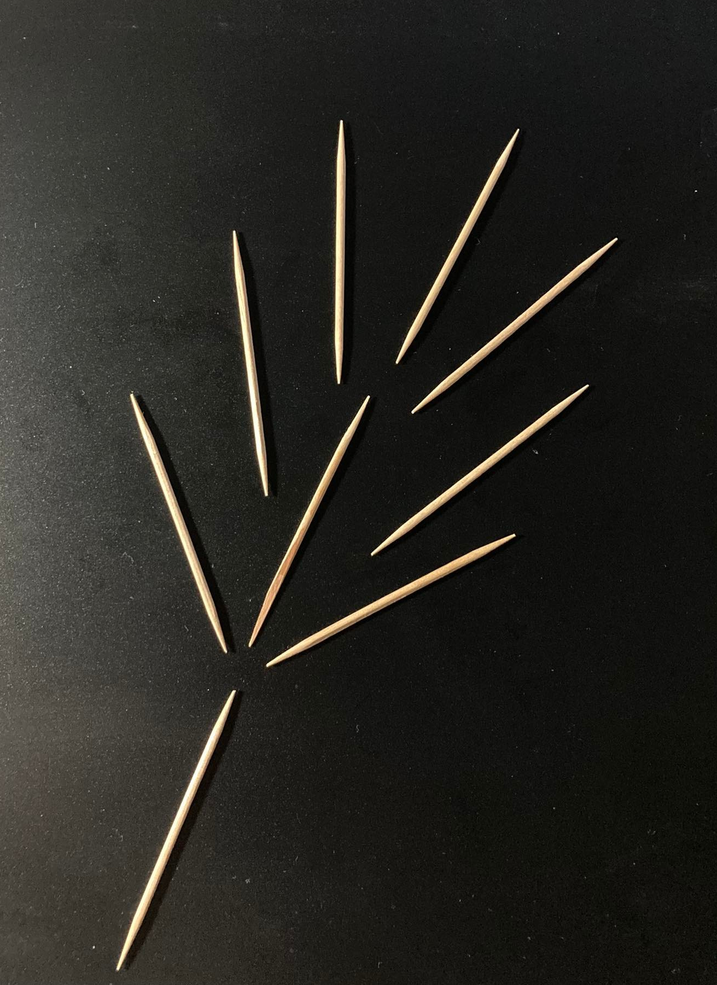
#> input picture Pictures/palcika6.png, 717 x 985 px, shrunk from 1311 x 1801 before the run
$ python LineFinder.py
#> lines starting #> are read from the running program, lines starting #| are printed output that depends on the picture; after the words box and inside, x2 and y2 are one past the last pixel; in counts of white or black regions, pixels touching at a corner belong together
import cv2
import numpy as np
import math


def LineFinder(picture):
    # kep beolvasasa:
#> called with picture = './Pictures/palcika6.png'
    img = cv2.imread(picture, cv2.IMREAD_COLOR)
#> img is the input picture: shape (985, 717, 3); mean B, G, R 33.3, 38.2, 39.3

    # atlagolo szures:
    noisesrc = cv2.blur(img, (5, 5))

    # eldetektalas:
    edges = cv2.Canny(noisesrc, 50, 200, None, 3)
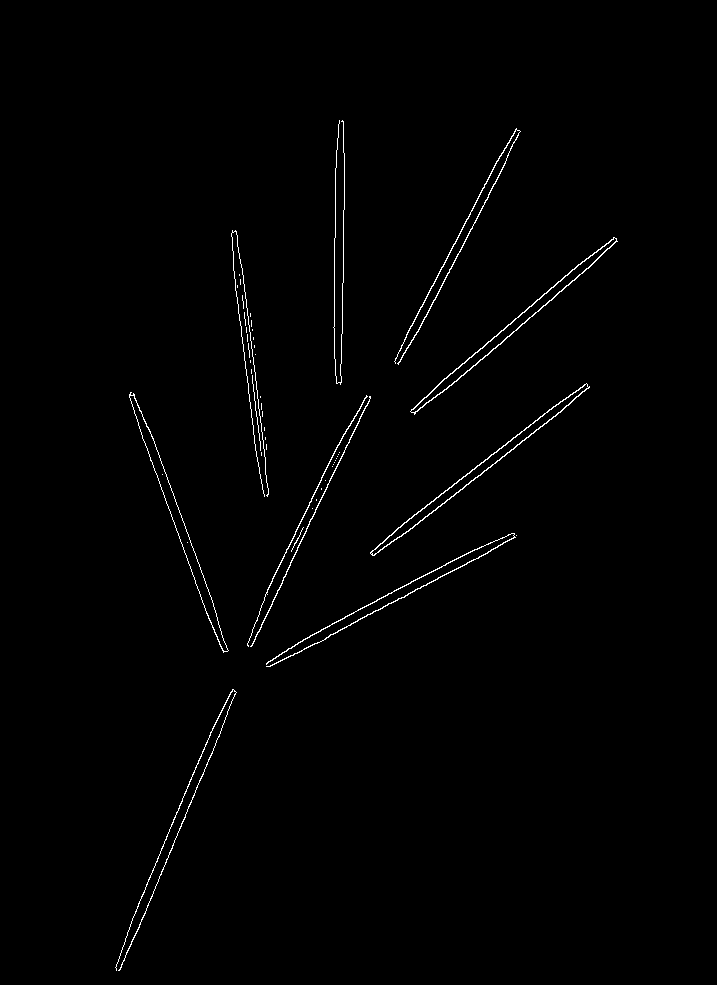
#> edges: shape (985, 717); 0.89% white in thin lines or dots, all inside (x1, y1, x2, y2) = (115, 120, 618, 971)

    # vonalak illesztese
    lines = cv2.HoughLines(edges, 1, np.pi / 180, 150, None, 0, 0)
#> lines = 17 rows, first 8: [501, 0.436], [489, 0.401], [515, 0.489], [661, 0.908], [480, 0.401], [669, 0.908], [587, 0.855], [716, 1.08]

    # leghosszabb vonalhossz kiszamitasa
    sizemax = math.sqrt(edges.shape[0] ** 2 + edges.shape[1] ** 2)

    # ciklushoz valtozok:
    szogtomb = np.array([0, 0, 0, 0, 0, 0, 0, 0, 0, 0, 0, 0, 0, 0, 0, 0, 0, 0, 0, 0])
    rhotomb = np.array([0, 0, 0, 0, 0, 0, 0, 0, 0, 0, 0, 0, 0, 0, 0, 0, 0, 0, 0, 0])
    index = 0
    counter = 0
    hiba = False

    # vonalak szurese es kirajzolasa:
    if lines is not None:
        for i in range(0, len(lines)):
            theta = lines[i][0][1]
            thetaFok = theta / np.pi * 180
            rho = lines[i][0][0]
            rho2 = rho
            if (rho < 0):
                rho = rho * (-1)

            for j in range(0, len(szogtomb)):
                if (szogtomb[j] == 0 and j == 0):
                    break
                elif ((szogtomb[j] < thetaFok + 5 and szogtomb[j] > thetaFok - 5) and
                      (rhotomb[j] < rho + 25.0 and rhotomb[j] > rho - 25.0)):
                    hiba = True
                    break

            if (not (hiba)):
                counter += 1
                szogtomb[index] = thetaFok
                rhotomb[index] = rho
                index += 1
                a = math.cos(theta)
                b = math.sin(theta)
                x0 = a * rho2
                y0 = b * rho2

                pt1 = (int(x0 + sizemax * (-b)), int(y0 + sizemax * a))
                pt2 = (int(x0 - sizemax * (-b)), int(y0 - sizemax * a))
                cv2.line(img, pt1, pt2, (0, 0, 255), 3)
                cv2.imshow("Palcikak detektalasa", img)
                cv2.waitKey(0)
            elif (hiba):
                hiba = False
#> this loop made 17 passes
#> (theta, thetaFok, rho, rho2, a, b, x0, y0) on passes 1, 4, 7, 8, 9, 10: (0.436, 25, 501, 501, 0.906, 0.423, 454.1, 211.7), (0.908, 52, 661, 661, 0.616, 0.788, 407, 520.9), (0.855, 49, 587, 587, 0.656, 0.755, 385.1, 443), (1.08, 62, 716, 716, 0.469, 0.883, 336.1, 632.2), (0.0175, 1, 347, 347, 1, 0.0175, 346.9, 6.06), (3.02, 173, 207, -207, -0.993, 0.122, 205.5, -25.23)
#> pass 1, in LineFinder, `cv2.imshow("Palcikak detektalasa", img)`:
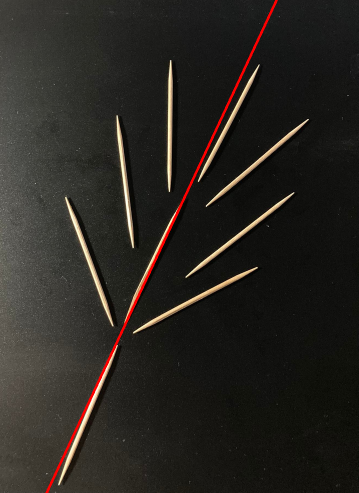
#> window 'Palcikak detektalasa': shape (985, 717, 3) (shown at 1/2 size); mean B, G, R 32.9, 37.7, 40.7
#> after the loop:
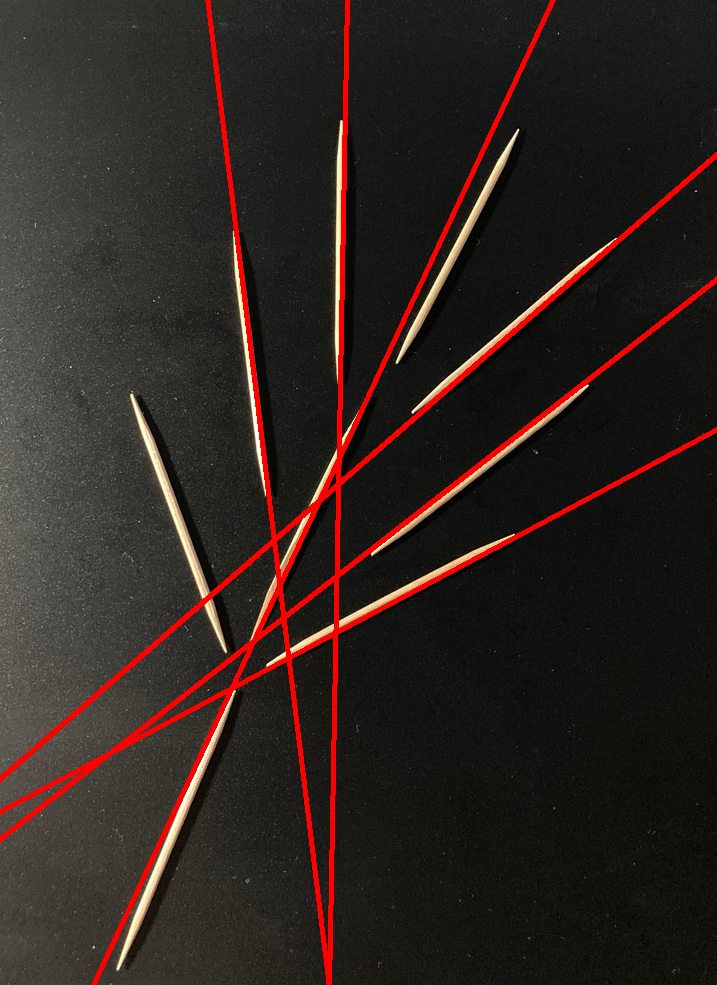
#> img: shape (985, 717, 3); 4.04% of pixels changed, all inside (x1, y1, x2, y2) = (0, 0, 717, 985)
#> after the loop, counter = 6; index = 6; rhotomb = 20 values, max 716 at index 3, min 0 at index 6, mean 150.9; szogtomb = 20 values, max 173 at index 5, min 0 at index 4, mean 17.9

    # (counter, "db fogpalcika van a kepen")
    print(counter)
#| 6

    cv2.waitKey(0)
    cv2.destroyAllWindows()

LineFinder("./Pictures/palcika6.png")

$ run again, with Pictures/palcika4.png copied over Pictures/palcika6.png
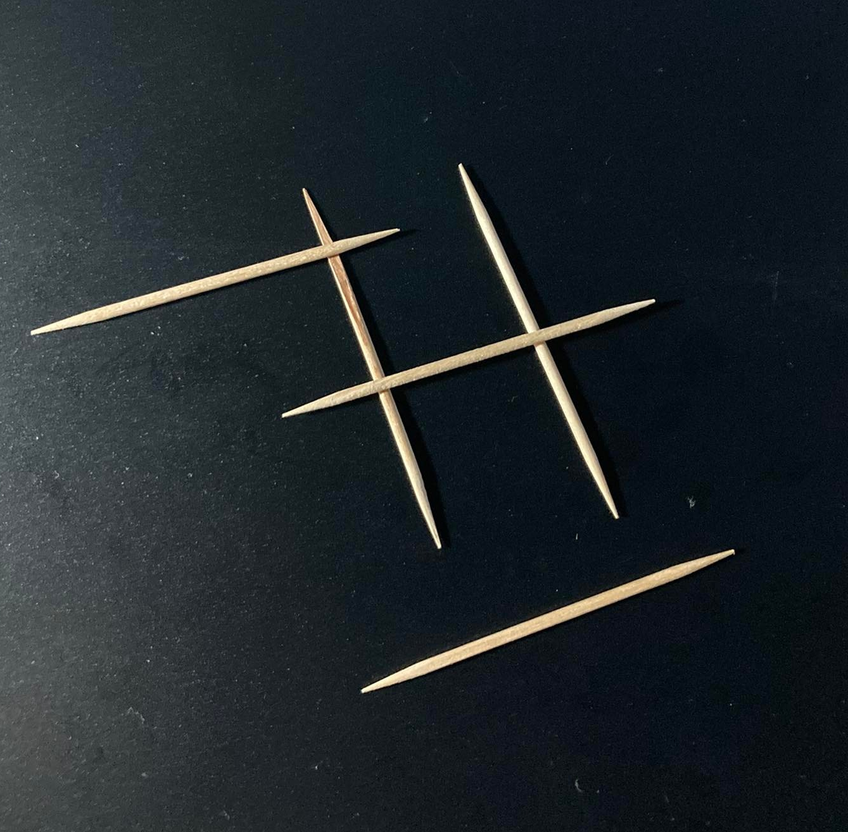
#> input picture Pictures/palcika4.png, 848 x 832 px, shrunk from 1339 x 1315 before the run
#> in LineFinder, img is the input picture: shape (832, 848, 3); mean B, G, R 43, 38.8, 31.7
#> in LineFinder, `edges = cv2.Canny(noisesrc, 50, 200, None, 3)`:
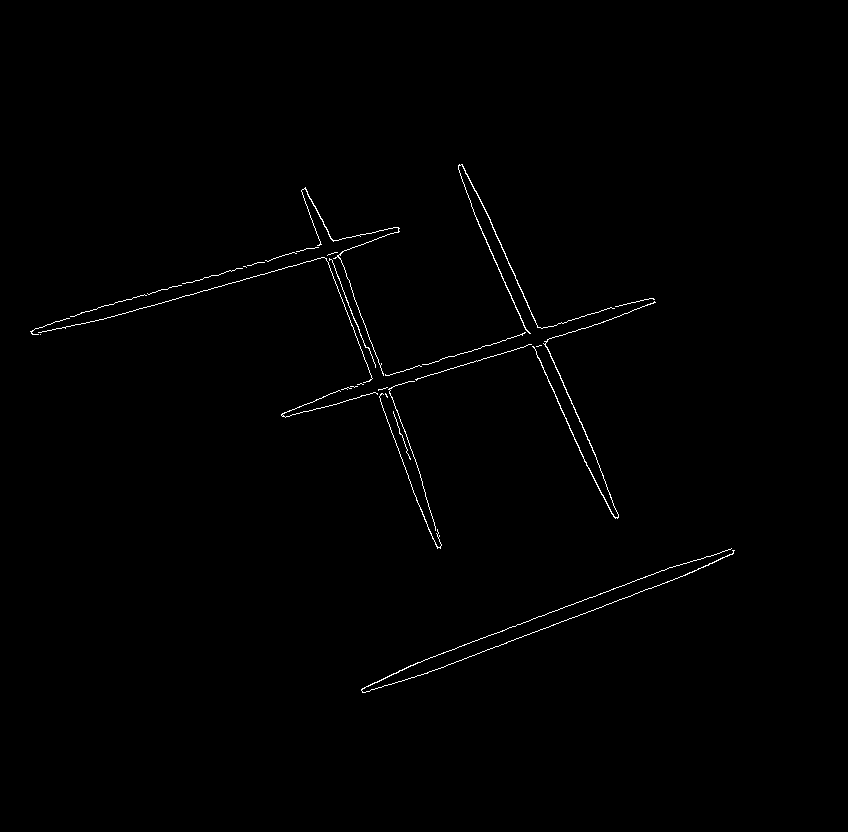
#> edges: shape (832, 848); 0.59% white in thin lines or dots, all inside (x1, y1, x2, y2) = (30, 164, 735, 693)
#> lines = [[-358, 2.72], [-346, 2.72], [484, 1.27], [781, 1.2], [323, 1.29], [335, 1.29]]
#> the loop in LineFinder, `for i in range(0, len(lines)):` made 6 passes
#> (theta, thetaFok, rho, rho2, a, b, x0, y0) on passes 1, 3, 4, 5: (2.72, 156, 358, -358, -0.914, 0.407, 327, -145.6), (1.27, 73, 484, 484, 0.292, 0.956, 141.5, 462.9), (1.2, 69, 781, 781, 0.358, 0.934, 279.9, 729.1), (1.29, 74, 323, 323, 0.276, 0.961, 89.03, 310.5)
#> after the loop in LineFinder, `for i in range(0, len(lines)):`:
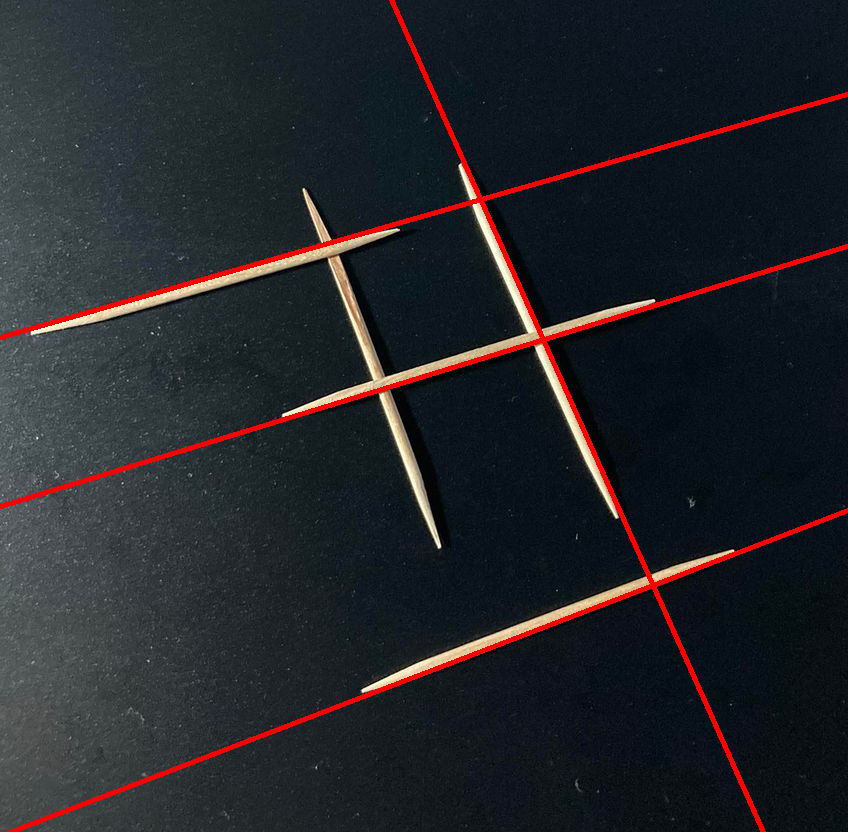
#> img: shape (832, 848, 3); 2.51% of pixels changed, all inside (x1, y1, x2, y2) = (0, 0, 848, 832)
#> after the loop in LineFinder, `for i in range(0, len(lines)):`: counter = 4; rhotomb = 20 values, max 781 at index 2, min 0 at index 4, mean 97.3; szogtomb = 20 values, max 156 at index 0, min 0 at index 4, mean 18.45
#| 4

$ run again, with Pictures/palcika5.png copied over Pictures/palcika6.png
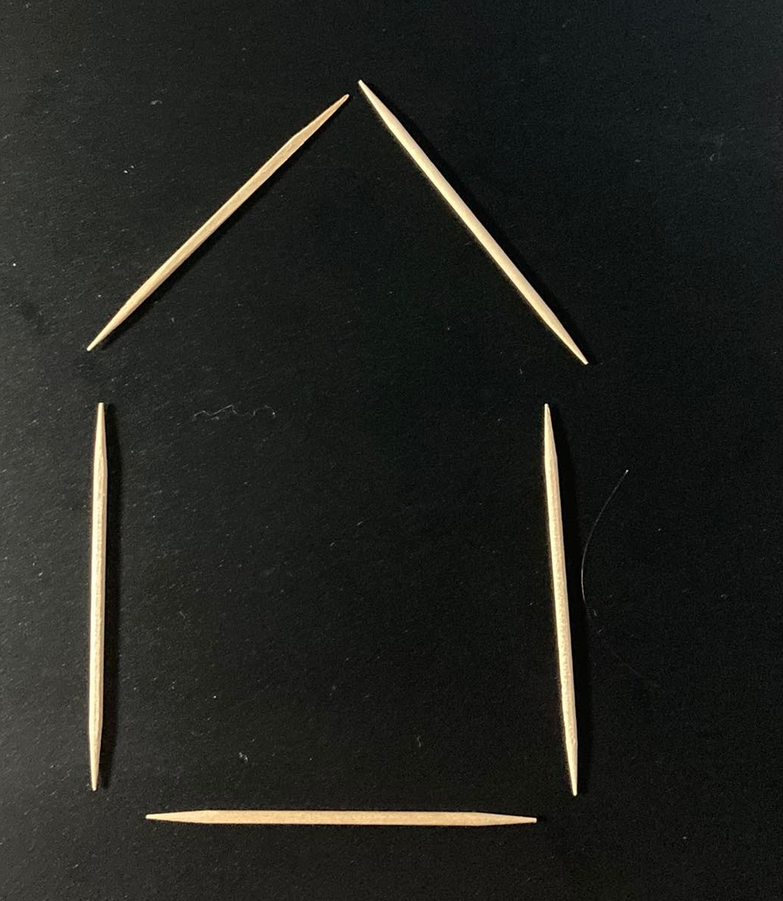
#> input picture Pictures/palcika5.png, 783 x 901 px, shrunk from 1040 x 1197 before the run
#> in LineFinder, img is the input picture: shape (901, 783, 3); mean B, G, R 31.1, 35.3, 34.2
#> in LineFinder, `edges = cv2.Canny(noisesrc, 50, 200, None, 3)`:
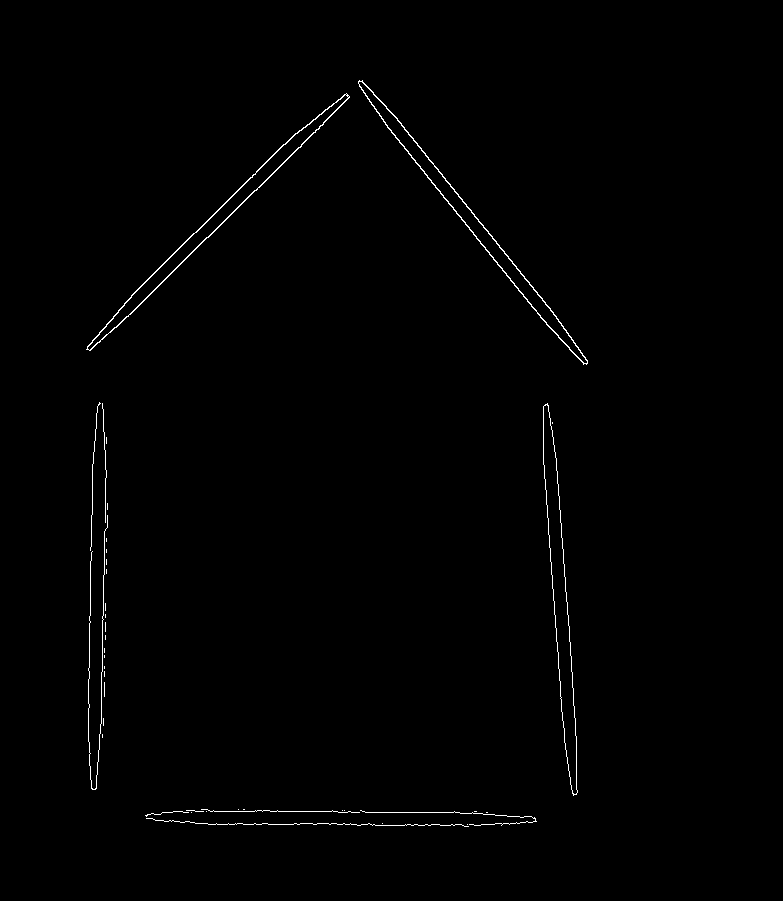
#> edges: shape (901, 783); 0.64% white in thin lines or dots, all inside (x1, y1, x2, y2) = (86, 80, 588, 827)
#> lines = [[-233, 2.46], [-221, 2.46], [315, 0.785], [-523, 3.07], [-510, 3.07], [314, 0.803], [100, 0.0175], [113, 0.0175], [824, 1.57], [302, 0.785]]
#> the loop in LineFinder, `for i in range(0, len(lines)):` made 10 passes
#> (theta, thetaFok, rho, rho2, a, b, x0, y0) on passes 1, 3, 4, 7, 9: (2.46, 141, 233, -233, -0.777, 0.629, 181.1, -146.6), (0.785, 45, 315, 315, 0.707, 0.707, 222.7, 222.7), (3.07, 176, 523, -523, -0.998, 0.0698, 521.7, -36.48), (0.0175, 1, 100, 100, 1, 0.0175, 99.98, 1.75), (1.57, 90, 824, 824, -4.37e-08, 1, -3.6e-05, 824)
#> after the loop in LineFinder, `for i in range(0, len(lines)):`:
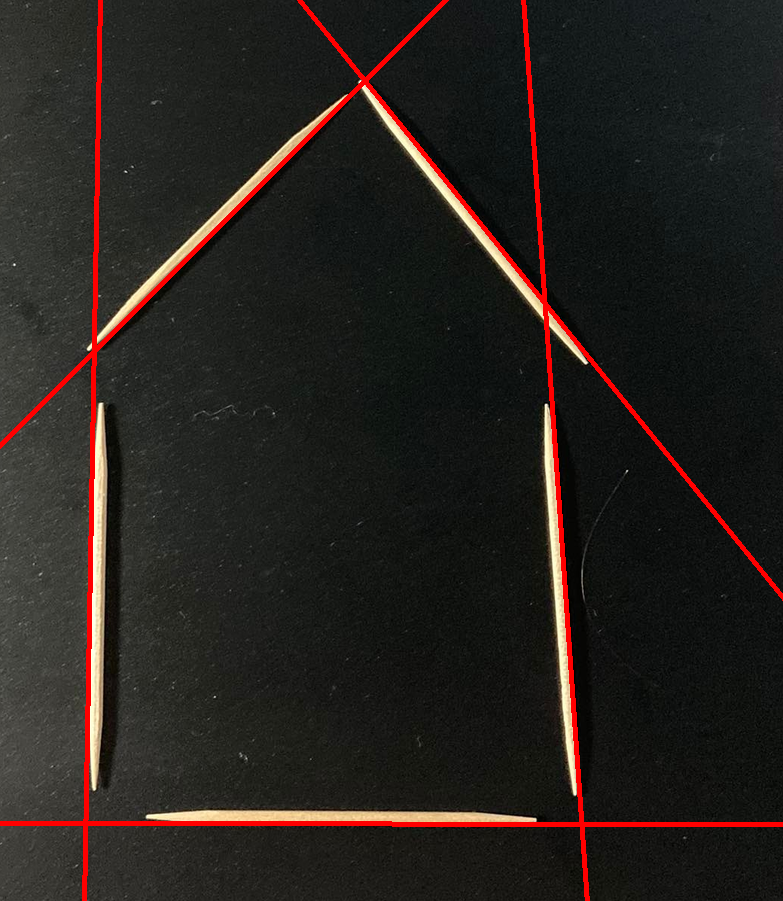
#> img: shape (901, 783, 3); 2.78% of pixels changed, all inside (x1, y1, x2, y2) = (0, 0, 783, 901)
#> after the loop in LineFinder, `for i in range(0, len(lines)):`: counter = 5; rhotomb = 20 values, max 824 at index 4, min 0 at index 5, mean 99.75; szogtomb = 20 values, max 176 at index 2, min 0 at index 3, mean 22.55
#| 5
